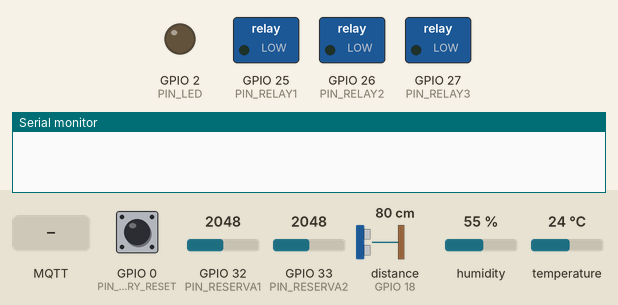
The sketch below on a simulated ESP32. Parts: switched loads named in the sketch (green lamp = pin HIGH), output pins drawn as LEDs (lit = HIGH), the last lines printed to the serial monitor. The inputs (shaded band) are chosen by the test bench; at power-on: distance to the obstacle (sensor on GPIO 18) 80 cm, GPIO 0 (PIN_FACTORY_RESET) HIGH, GPIO 32 (PIN_RESERVA1) = 2048, GPIO 33 (PIN_RESERVA2) = 2048, humidity 55 %, temperature 24 °C. The echo pulse lasts 58.3 µs per cm; WiFi joins after 1.5 s; servers stay silent unless stated; EEPROM starts erased; no MQTT or app messages arrive unless stated; pins used as bus, display or sensor lines are not drawn.

Above: at 0.0 s.
At 0.6 s:
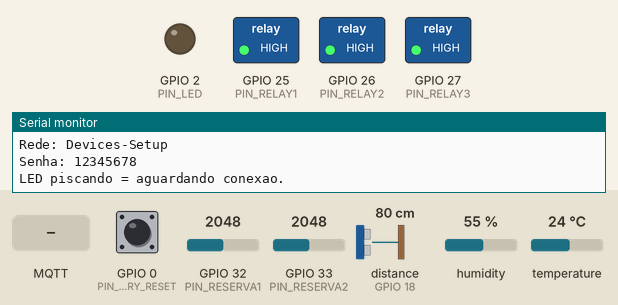
At 3.3 s:
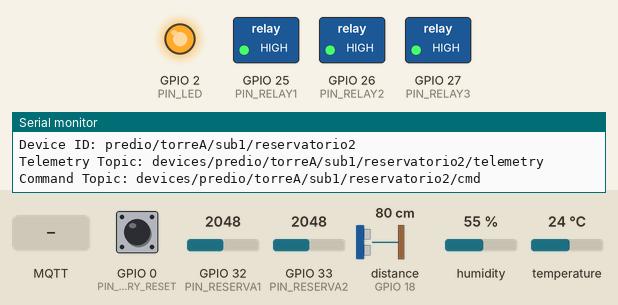
3.4 s: distance to the obstacle (sensor on GPIO 18) set to 18 cm
30.5 s: MQTT message "1" arrives on the first subscribed topic
32.0 s: distance to the obstacle (sensor on GPIO 18) set to 2 cm
Timing chart, 0 to 35.0 s (numbered marks = the images above; inputs shaded):
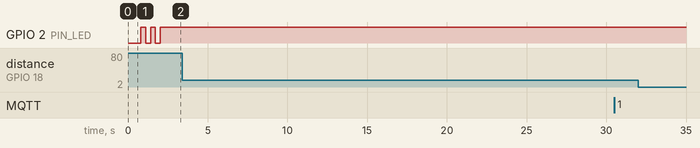

The sketch:

esp32-devices.ino
```cpp
/*
  Devices IoT Platform - Firmware ESP32
  Versão: v1.1.3

  Sensores:
  - Nível por ultrassônico
  - Temperatura e umidade por DHT11/DHT22
  - Relé 1
  - Relé 2
  - Relé 3
  - Reserva 1
  - Reserva 2

  Comandos:
  - Recebe comandos MQTT em:
    devices/{device_id}/cmd

  Exemplo de comando:
  {
    "device_id": "predio/torreA/sub1/reservatorio2",
    "relay": 1,
    "state": true
  }
*/

#include <WiFi.h>
#include <WiFiClientSecure.h>
#include <PubSubClient.h>
#include <WiFiManager.h>
#include <Preferences.h>
#include <Ticker.h>
#include <DHT.h>

#define FW_VERSION "1.1.3"

// =========================
// PINOS
// =========================
#define PIN_FACTORY_RESET 0
#define PIN_LED 2

// Ultrassônico
#define PIN_TRIG 5
#define PIN_ECHO 18

// Temperatura e umidade
#define PIN_DHT 4
#define DHTTYPE DHT11
// Se usar DHT22, troque para:
// #define DHTTYPE DHT22

// Relés
#define PIN_RELAY1 25
#define PIN_RELAY2 26
#define PIN_RELAY3 27

// Módulo de relé ativo em LOW
#define RELAY_ON_LEVEL LOW
#define RELAY_OFF_LEVEL HIGH

// Reservas analógicas
#define PIN_RESERVA1 32
#define PIN_RESERVA2 33

// =========================
// CONFIGURAÇÕES PADRÃO
// =========================
Preferences prefs;

char deviceId[80] = "predio/torreA/sub1/reservatorio2";
char mqttHost[120] = "61a2835a1bf84052b9c2b861a7e33fc9.s1.eu.hivemq.cloud";
char mqttPortStr[8] = "8883";
char mqttUser[40] = "devices";
char mqttPass[80] = "";
char mqttTopic[150] = "devices/predio/torreA/sub1/reservatorio2/telemetry";
char intervalStr[10] = "15000";

char tankHeightStr[10] = "1700";

char enableUltrasonicStr[4] = "1";
char enableDhtStr[4] = "1";
char enableRelaysStr[4] = "1";
char enableReserva1Str[4] = "1";
char enableReserva2Str[4] = "1";

bool shouldSaveConfig = false;

WiFiClientSecure secureClient;
PubSubClient mqttClient(secureClient);

Ticker ledTicker;
DHT dht(PIN_DHT, DHTTYPE);

unsigned long lastSend = 0;

void sendTelemetry();

// =========================
// LED STATUS
// =========================
void ledBlinkTick() {
  digitalWrite(PIN_LED, !digitalRead(PIN_LED));
}

void startLedBlink() {
  ledTicker.detach();
  ledTicker.attach_ms(300, ledBlinkTick);
}

void ledConnected() {
  ledTicker.detach();
  digitalWrite(PIN_LED, HIGH);
}

void ledOff() {
  ledTicker.detach();
  digitalWrite(PIN_LED, LOW);
}

// =========================
// CÓPIA SEGURA
// =========================
void safeCopy(char *dest, const char *src, size_t size) {
  strncpy(dest, src, size - 1);
  dest[size - 1] = '\0';
}

// =========================
// TOPIC DE COMANDO
// =========================
String getCommandTopic() {
  String topic = String(mqttTopic);

  if (topic.endsWith("/telemetry")) {
    topic.remove(topic.length() - String("/telemetry").length());
    topic += "/cmd";
    return topic;
  }

  return "devices/" + String(deviceId) + "/cmd";
}

// =========================
// CALLBACK WIFI MANAGER
// =========================
void saveConfigCallback() {
  shouldSaveConfig = true;
}

// =========================
// RESET DE FÁBRICA
// =========================
void checkFactoryReset() {
  pinMode(PIN_FACTORY_RESET, INPUT_PULLUP);

  if (digitalRead(PIN_FACTORY_RESET) == LOW) {
    unsigned long start = millis();

    Serial.println("BOOT pressionado. Segure 5 segundos para resetar.");

    while (digitalRead(PIN_FACTORY_RESET) == LOW) {
      digitalWrite(PIN_LED, !digitalRead(PIN_LED));
      delay(250);

      if (millis() - start > 5000) {
        Serial.println("Reset de fabrica iniciado...");

        WiFiManager wm;
        wm.resetSettings();

        prefs.begin("devices", false);
        prefs.clear();
        prefs.end();

        delay(1000);
        ESP.restart();
      }
    }
  }
}

// =========================
// CARREGAR CONFIGURAÇÕES
// =========================
void loadConfig() {
  prefs.begin("devices", true);

  prefs.getString("deviceId", deviceId).toCharArray(deviceId, sizeof(deviceId));
  prefs.getString("mqttHost", mqttHost).toCharArray(mqttHost, sizeof(mqttHost));
  prefs.getString("mqttPort", mqttPortStr).toCharArray(mqttPortStr, sizeof(mqttPortStr));
  prefs.getString("mqttUser", mqttUser).toCharArray(mqttUser, sizeof(mqttUser));
  prefs.getString("mqttPass", mqttPass).toCharArray(mqttPass, sizeof(mqttPass));
  prefs.getString("mqttTopic", mqttTopic).toCharArray(mqttTopic, sizeof(mqttTopic));
  prefs.getString("interval", intervalStr).toCharArray(intervalStr, sizeof(intervalStr));

  prefs.getString("tankHeight", tankHeightStr).toCharArray(tankHeightStr, sizeof(tankHeightStr));

  prefs.getString("ultra", enableUltrasonicStr).toCharArray(enableUltrasonicStr, sizeof(enableUltrasonicStr));
  prefs.getString("dht", enableDhtStr).toCharArray(enableDhtStr, sizeof(enableDhtStr));
  prefs.getString("relays", enableRelaysStr).toCharArray(enableRelaysStr, sizeof(enableRelaysStr));
  prefs.getString("res1", enableReserva1Str).toCharArray(enableReserva1Str, sizeof(enableReserva1Str));
  prefs.getString("res2", enableReserva2Str).toCharArray(enableReserva2Str, sizeof(enableReserva2Str));

  prefs.end();
}

// =========================
// SALVAR CONFIGURAÇÕES
// =========================
void saveConfig() {
  prefs.begin("devices", false);

  prefs.putString("deviceId", deviceId);
  prefs.putString("mqttHost", mqttHost);
  prefs.putString("mqttPort", mqttPortStr);
  prefs.putString("mqttUser", mqttUser);
  prefs.putString("mqttPass", mqttPass);
  prefs.putString("mqttTopic", mqttTopic);
  prefs.putString("interval", intervalStr);

  prefs.putString("tankHeight", tankHeightStr);

  prefs.putString("ultra", enableUltrasonicStr);
  prefs.putString("dht", enableDhtStr);
  prefs.putString("relays", enableRelaysStr);
  prefs.putString("res1", enableReserva1Str);
  prefs.putString("res2", enableReserva2Str);

  prefs.end();

  Serial.println("Configuracoes salvas.");
}

// =========================
// WIFI MANAGER
// =========================
void setupWiFiManager() {
  WiFiManager wm;

  wm.setSaveConfigCallback(saveConfigCallback);
  wm.setConfigPortalTimeout(0);
  wm.setConnectTimeout(20);

  WiFiManagerParameter p_device("device", "Device ID", deviceId, 80);
  WiFiManagerParameter p_host("host", "Broker MQTT", mqttHost, 120);
  WiFiManagerParameter p_port("port", "Porta MQTT", mqttPortStr, 8);
  WiFiManagerParameter p_user("user", "Usuario MQTT", mqttUser, 40);
  WiFiManagerParameter p_pass("pass", "Senha MQTT", mqttPass, 80);
  WiFiManagerParameter p_topic("topic", "Topic MQTT", mqttTopic, 150);
  WiFiManagerParameter p_interval("interval", "Intervalo ms", intervalStr, 10);

  WiFiManagerParameter p_tankHeight("tankheight", "Altura reservatorio mm", tankHeightStr, 10);

  WiFiManagerParameter p_ultra("ultra", "Nivel ultrassonico 1/0", enableUltrasonicStr, 4);
  WiFiManagerParameter p_dht("dht", "Temp/Umidade 1/0", enableDhtStr, 4);
  WiFiManagerParameter p_relays("relays", "Reles 1/0", enableRelaysStr, 4);
  WiFiManagerParameter p_res1("res1", "Reserva 1 1/0", enableReserva1Str, 4);
  WiFiManagerParameter p_res2("res2", "Reserva 2 1/0", enableReserva2Str, 4);

  wm.addParameter(&p_device);
  wm.addParameter(&p_host);
  wm.addParameter(&p_port);
  wm.addParameter(&p_user);
  wm.addParameter(&p_pass);
  wm.addParameter(&p_topic);
  wm.addParameter(&p_interval);

  wm.addParameter(&p_tankHeight);

  wm.addParameter(&p_ultra);
  wm.addParameter(&p_dht);
  wm.addParameter(&p_relays);
  wm.addParameter(&p_res1);
  wm.addParameter(&p_res2);

  Serial.println("Iniciando WiFiManager...");
  Serial.println("Rede: Devices-Setup");
  Serial.println("Senha: 12345678");
  Serial.println("LED piscando = aguardando conexao.");

  startLedBlink();

  bool connected = wm.autoConnect("Devices-Setup", "12345678");

  if (!connected) {
    Serial.println("Falha ao conectar. Reiniciando...");
    delay(2000);
    ESP.restart();
  }

  safeCopy(deviceId, p_device.getValue(), sizeof(deviceId));
  safeCopy(mqttHost, p_host.getValue(), sizeof(mqttHost));
  safeCopy(mqttPortStr, p_port.getValue(), sizeof(mqttPortStr));
  safeCopy(mqttUser, p_user.getValue(), sizeof(mqttUser));
  safeCopy(mqttPass, p_pass.getValue(), sizeof(mqttPass));
  safeCopy(mqttTopic, p_topic.getValue(), sizeof(mqttTopic));
  safeCopy(intervalStr, p_interval.getValue(), sizeof(intervalStr));

  safeCopy(tankHeightStr, p_tankHeight.getValue(), sizeof(tankHeightStr));

  safeCopy(enableUltrasonicStr, p_ultra.getValue(), sizeof(enableUltrasonicStr));
  safeCopy(enableDhtStr, p_dht.getValue(), sizeof(enableDhtStr));
  safeCopy(enableRelaysStr, p_relays.getValue(), sizeof(enableRelaysStr));
  safeCopy(enableReserva1Str, p_res1.getValue(), sizeof(enableReserva1Str));
  safeCopy(enableReserva2Str, p_res2.getValue(), sizeof(enableReserva2Str));

  saveConfig();

  Serial.println("Wi-Fi conectado com sucesso.");
  Serial.print("IP local: ");
  Serial.println(WiFi.localIP());
}

// =========================
// RELÉS
// =========================
void setRelayState(int relay, bool state) {
  int pin = -1;

  if (relay == 1) pin = PIN_RELAY1;
  if (relay == 2) pin = PIN_RELAY2;
  if (relay == 3) pin = PIN_RELAY3;

  if (pin == -1) {
    Serial.println("Relé inválido.");
    return;
  }

  int outputLevel = state ? RELAY_ON_LEVEL : RELAY_OFF_LEVEL;

  digitalWrite(pin, outputLevel);
  delay(100);

  Serial.print("Relé ");
  Serial.print(relay);
  Serial.print(" comando: ");
  Serial.println(state ? "LIGAR" : "DESLIGAR");

  Serial.print("GPIO usado: ");
  Serial.println(pin);

  Serial.print("Nivel enviado ao GPIO: ");
  Serial.println(outputLevel == HIGH ? "HIGH" : "LOW");

  Serial.print("Nivel lido no GPIO apos comando: ");
  Serial.println(digitalRead(pin) == HIGH ? "HIGH" : "LOW");
}

bool getRelayLogicalState(int pin) {
  return digitalRead(pin) == RELAY_ON_LEVEL;
}

// =========================
// PARSER SIMPLES JSON COMANDO
// =========================
bool extractRelayNumber(String msg, int &relay) {
  int idx = msg.indexOf("\"relay\"");
  if (idx < 0) idx = msg.indexOf("relay");
  if (idx < 0) return false;

  int colon = msg.indexOf(':', idx);
  if (colon < 0) return false;

  int start = colon + 1;

  while (start < msg.length() && !isDigit(msg[start]) && msg[start] != '-') {
    start++;
  }

  int end = start;

  while (end < msg.length() && (isDigit(msg[end]) || msg[end] == '-')) {
    end++;
  }

  if (start >= msg.length() || end <= start) return false;

  relay = msg.substring(start, end).toInt();
  return true;
}

bool extractStateValue(String msg, bool &state) {
  int idx = msg.indexOf("\"state\"");
  if (idx < 0) idx = msg.indexOf("state");
  if (idx < 0) return false;

  int colon = msg.indexOf(':', idx);
  if (colon < 0) return false;

  String value = msg.substring(colon + 1);
  value.trim();
  value.toLowerCase();

  if (
    value.startsWith("true") ||
    value.startsWith("1") ||
    value.startsWith("\"true\"") ||
    value.startsWith("\"1\"") ||
    value.startsWith("\"on\"") ||
    value.startsWith("\"ligar\"") ||
    value.startsWith("\"liga\"")
  ) {
    state = true;
    return true;
  }

  if (
    value.startsWith("false") ||
    value.startsWith("0") ||
    value.startsWith("\"false\"") ||
    value.startsWith("\"0\"") ||
    value.startsWith("\"off\"") ||
    value.startsWith("\"desligar\"") ||
    value.startsWith("\"desliga\"")
  ) {
    state = false;
    return true;
  }

  return false;
}

// =========================
// SENSOR ULTRASSÔNICO
// =========================
float readDistanceMM() {
  digitalWrite(PIN_TRIG, LOW);
  delayMicroseconds(2);

  digitalWrite(PIN_TRIG, HIGH);
  delayMicroseconds(10);
  digitalWrite(PIN_TRIG, LOW);

  long duration = pulseIn(PIN_ECHO, HIGH, 30000);

  if (duration == 0) {
    return -1;
  }

  float distanceCm = duration * 0.0343 / 2.0;
  return distanceCm * 10.0;
}

float calculateLevelPercent(float distanceMM) {
  float alturaReservatorioMM = atof(tankHeightStr);

  if (alturaReservatorioMM <= 0) {
    alturaReservatorioMM = 1700.0;
  }

  if (distanceMM < 0) {
    return -1;
  }

  float nivel = 100.0 - ((distanceMM / alturaReservatorioMM) * 100.0);

  if (nivel < 0) nivel = 0;
  if (nivel > 100) nivel = 100;

  return nivel;
}

float calculateLevelMM(float distanceMM) {
  float alturaReservatorioMM = atof(tankHeightStr);

  if (alturaReservatorioMM <= 0) {
    alturaReservatorioMM = 1700.0;
  }

  if (distanceMM < 0) {
    return -1;
  }

  float nivelMM = alturaReservatorioMM - distanceMM;

  if (nivelMM < 0) nivelMM = 0;
  if (nivelMM > alturaReservatorioMM) nivelMM = alturaReservatorioMM;

  return nivelMM;
}

// =========================
// TEMPERATURA E UMIDADE
// =========================
float readTemperatureC() {
  float temp = dht.readTemperature();

  if (isnan(temp)) {
    return -1;
  }

  return temp;
}

float readHumidity() {
  float hum = dht.readHumidity();

  if (isnan(hum)) {
    return -1;
  }

  return hum;
}

// =========================
// RESERVAS
// =========================
int readReserva1() {
  return analogRead(PIN_RESERVA1);
}

int readReserva2() {
  return analogRead(PIN_RESERVA2);
}

// =========================
// ENVIO MQTT TELEMETRIA
// =========================
void sendTelemetry() {
  bool enableUltra = String(enableUltrasonicStr) == "1";
  bool enableDht = String(enableDhtStr) == "1";
  bool enableRelays = String(enableRelaysStr) == "1";
  bool enableReserva1 = String(enableReserva1Str) == "1";
  bool enableReserva2 = String(enableReserva2Str) == "1";

  float distanciaMM = enableUltra ? readDistanceMM() : -1;
  float nivelPct = enableUltra ? calculateLevelPercent(distanciaMM) : -1;
  float nivelMM = enableUltra ? calculateLevelMM(distanciaMM) : -1;

  float tempC = enableDht ? readTemperatureC() : -1;
  float umidPct = enableDht ? readHumidity() : -1;

  bool relay1 = enableRelays ? getRelayLogicalState(PIN_RELAY1) : false;
  bool relay2 = enableRelays ? getRelayLogicalState(PIN_RELAY2) : false;
  bool relay3 = enableRelays ? getRelayLogicalState(PIN_RELAY3) : false;

  int reserva1 = enableReserva1 ? readReserva1() : -1;
  int reserva2 = enableReserva2 ? readReserva2() : -1;

  String payload = "{";
  payload += "\"device_id\":\"" + String(deviceId) + "\",";
  payload += "\"fw_version\":\"" + String(FW_VERSION) + "\",";
  payload += "\"nivel_pct\":" + String(nivelPct, 1) + ",";
  payload += "\"nivel_mm\":" + String(nivelMM, 1) + ",";
  payload += "\"distancia_mm\":" + String(distanciaMM, 1) + ",";
  payload += "\"temp_c\":" + String(tempC, 1) + ",";
  payload += "\"umid_pct\":" + String(umidPct, 1) + ",";
  payload += "\"wifi_rssi\":" + String(WiFi.RSSI()) + ",";
  payload += "\"relay1\":" + String(relay1 ? "true" : "false") + ",";
  payload += "\"relay2\":" + String(relay2 ? "true" : "false") + ",";
  payload += "\"relay3\":" + String(relay3 ? "true" : "false") + ",";
  payload += "\"reserva1\":" + String(reserva1) + ",";
  payload += "\"reserva2\":" + String(reserva2);
  payload += "}";

  bool sent = mqttClient.publish(mqttTopic, payload.c_str());

  if (sent) {
    Serial.println("Telemetria enviada:");
    Serial.println(payload);
  } else {
    Serial.println("Falha ao publicar telemetria MQTT.");
  }
}

// =========================
// PROCESSAR COMANDO MQTT
// =========================
void processCommand(String topic, String msg) {
  String expectedTopic = getCommandTopic();

  if (topic != expectedTopic) {
    Serial.print("Comando ignorado. Topic recebido: ");
    Serial.println(topic);
    return;
  }

  Serial.println("Comando recebido:");
  Serial.println(msg);

  int relay = 0;
  bool state = false;

  if (!extractRelayNumber(msg, relay)) {
    Serial.println("Comando inválido: relay ausente.");
    return;
  }

  if (!extractStateValue(msg, state)) {
    Serial.println("Comando inválido: state ausente.");
    return;
  }

  if (relay < 1 || relay > 3) {
    Serial.println("Comando inválido: relay deve ser 1, 2 ou 3.");
    return;
  }

  setRelayState(relay, state);

  delay(200);

  sendTelemetry();
}

// =========================
// CALLBACK MQTT
// =========================
void mqttCallback(char* topic, byte* payload, unsigned int length) {
  String msg = "";

  for (unsigned int i = 0; i < length; i++) {
    msg += (char)payload[i];
  }

  processCommand(String(topic), msg);
}

// =========================
// MQTT
// =========================
void reconnectMQTT() {
  while (!mqttClient.connected()) {
    startLedBlink();

    uint64_t chipId = ESP.getEfuseMac();
    String clientId = "devices-esp32-" + String((uint32_t)(chipId >> 32), HEX) + String((uint32_t)chipId, HEX);

    Serial.print("Conectando MQTT em: ");
    Serial.println(mqttHost);

    bool connected = mqttClient.connect(clientId.c_str(), mqttUser, mqttPass);

    if (connected) {
      Serial.println("MQTT conectado.");

      String cmdTopic = getCommandTopic();

      if (mqttClient.subscribe(cmdTopic.c_str())) {
        Serial.print("Assinando comandos em: ");
        Serial.println(cmdTopic);
      } else {
        Serial.println("Falha ao assinar topic de comando.");
      }

      ledConnected();
    } else {
      Serial.print("Falha MQTT. Estado: ");
      Serial.println(mqttClient.state());
      Serial.println("Tentando novamente em 5 segundos...");
      delay(5000);
    }
  }
}

// =========================
// SETUP
// =========================
void setup() {
  Serial.begin(115200);
  delay(500);

  pinMode(PIN_LED, OUTPUT);
  digitalWrite(PIN_LED, LOW);

  pinMode(PIN_TRIG, OUTPUT);
  pinMode(PIN_ECHO, INPUT);

  pinMode(PIN_RESERVA1, INPUT);
  pinMode(PIN_RESERVA2, INPUT);

  pinMode(PIN_RELAY1, OUTPUT);
  pinMode(PIN_RELAY2, OUTPUT);
  pinMode(PIN_RELAY3, OUTPUT);

  digitalWrite(PIN_RELAY1, RELAY_OFF_LEVEL);
  digitalWrite(PIN_RELAY2, RELAY_OFF_LEVEL);
  digitalWrite(PIN_RELAY3, RELAY_OFF_LEVEL);

  dht.begin();

  Serial.println();
  Serial.println("==================================");
  Serial.println("Devices IoT ESP32 iniciando...");
  Serial.print("Firmware: ");
  Serial.println(FW_VERSION);
  Serial.println("==================================");

  checkFactoryReset();

  loadConfig();

  setupWiFiManager();

  secureClient.setInsecure();

  int mqttPort = atoi(mqttPortStr);

  mqttClient.setServer(mqttHost, mqttPort);
  mqttClient.setCallback(mqttCallback);
  mqttClient.setBufferSize(1024);
  mqttClient.setKeepAlive(30);

  reconnectMQTT();

  Serial.println("Sistema iniciado com sucesso.");
  Serial.print("Device ID: ");
  Serial.println(deviceId);
  Serial.print("Telemetry Topic: ");
  Serial.println(mqttTopic);
  Serial.print("Command Topic: ");
  Serial.println(getCommandTopic());
}

// =========================
// LOOP
// =========================
void loop() {
  if (WiFi.status() != WL_CONNECTED) {
    Serial.println("Wi-Fi desconectado. Reiniciando para abrir portal...");
    startLedBlink();
    delay(2000);
    ESP.restart();
  }

  if (!mqttClient.connected()) {
    reconnectMQTT();
  }

  mqttClient.loop();

  unsigned long interval = atol(intervalStr);

  if (interval < 5000) {
    interval = 5000;
  }

  if (millis() - lastSend >= interval) {
    lastSend = millis();
    sendTelemetry();
  }
}
```
